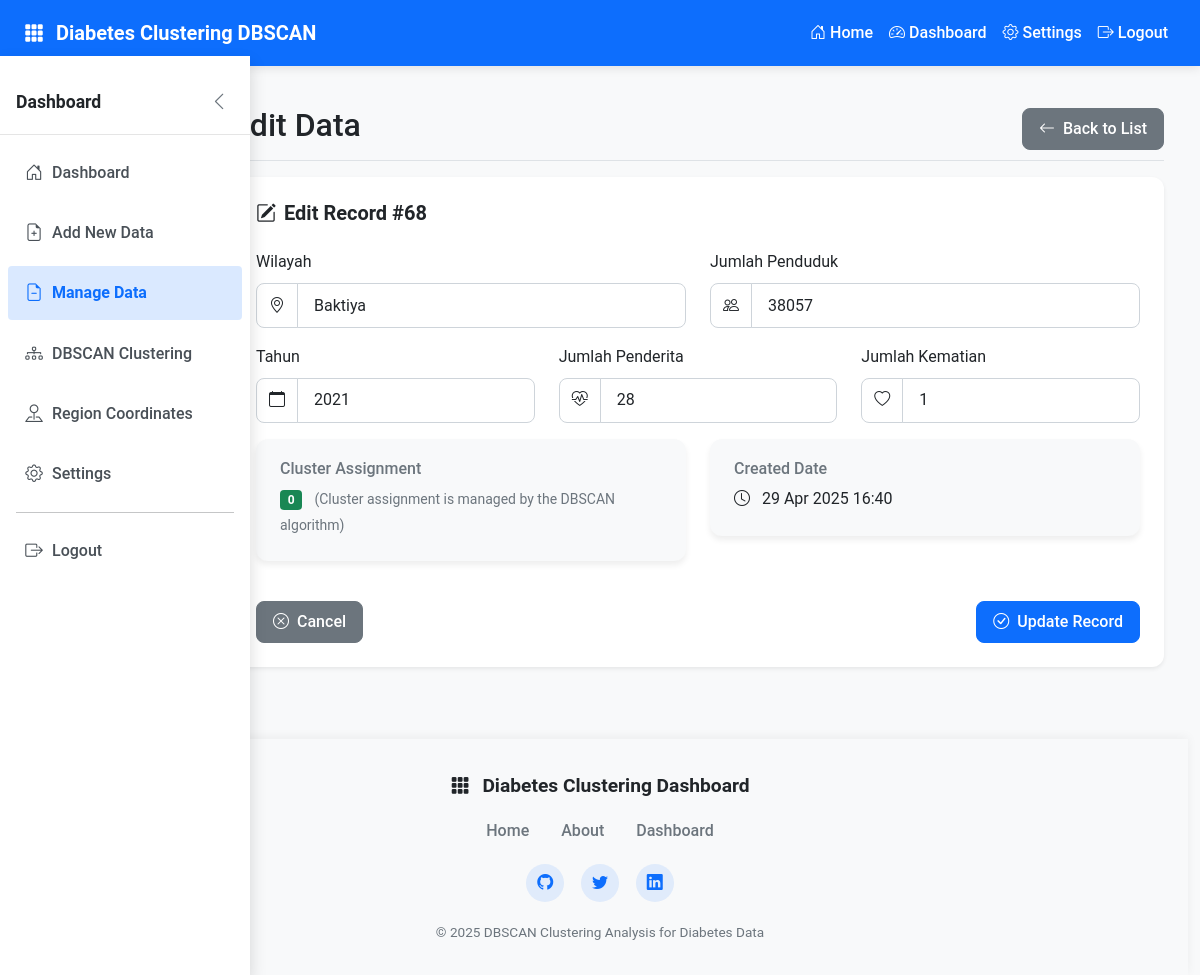
Page /admin/edit_data.php?id=68 (signed in) on the committed database.
### tables this page shows
CREATE TABLE `diabetes_data`  (
  `id` int(11) NOT NULL AUTO_INCREMENT,
  `wilayah` varchar(100) NOT NULL,
  `jumlah_penduduk` int(11) NOT NULL,
  `jumlah_penderita` int(11) NOT NULL,
  `jumlah_kematian` int(11) NOT NULL,
  `created_at` timestamp(0) NOT NULL DEFAULT current_timestamp(0),
  `cluster` int(11) NULL DEFAULT NULL,
  `tahun` int(11) NULL DEFAULT NULL,
  PRIMARY KEY (`id`) USING BTREE
);

### admin/edit_data.php (the view, shortened to what this page needs)
<?php
require_once '../config/database.php';
$id = $_GET['id'];
if ($_SERVER['REQUEST_METHOD'] == 'POST') {
    $id = $_POST['id'];
    $wilayah = $_POST['wilayah'];
    $jumlah_penduduk = $_POST['jumlah_penduduk'];
    $tahun = $_POST['tahun'];
    $jumlah_penderita = $_POST['jumlah_penderita'];
    $jumlah_kematian = $_POST['jumlah_kematian'];
    try {
        $stmt = $pdo->prepare("UPDATE diabetes_data SET wilayah = ?, jumlah_penduduk = ?, tahun = ?, jumlah_penderita = ?, jumlah_kematian = ? WHERE id = ?");
        $stmt->execute([$wilayah, $jumlah_penduduk, $tahun, $jumlah_penderita, $jumlah_kematian, $id]);
        $success_message = "Data updated successfully!";
        $stmt = $pdo->prepare("SELECT * FROM diabetes_data WHERE id = ?");
        $stmt->execute([$id]);
        $data = $stmt->fetch(PDO::FETCH_ASSOC);
    } catch (PDOException $e) {
        $error_message = "Error updating record: " . $e->getMessage();
    }
} else {
    $stmt = $pdo->prepare("SELECT * FROM diabetes_data WHERE id = ?");
    $stmt->execute([$id]);
    $data = $stmt->fetch(PDO::FETCH_ASSOC);
}
include '../includes/header.php';
?>
<div class="container-fluid">
    <div class="row">
        <?php include '../includes/sidebar.php'; ?>
        <main class="col-md-9 ms-sm-auto col-lg-10 px-md-4">
            <div class="d-flex justify-content-between flex-wrap flex-md-nowrap align-items-center pt-3 pb-2 mb-3 border-bottom">
                <h1 class="h2">Edit Data</h1>
                <a href="delete_data.php" class="btn btn-secondary">
                    <i class="bi bi-arrow-left me-2"></i>Back to List
                </a>
            </div>
            <?php if (isset($data)): ?>
                <div class="card shadow-sm">
                    <div class="card-body">
                        <h5 class="card-title mb-4">
                            <i class="bi bi-pencil-square me-2"></i>
                            Edit Record #<?php echo htmlspecialchars($data['id']); ?>
                        </h5>
                        <form method="POST">
                            <div class="row">
                                <div class="col-md-6 mb-3">
                                    <label for="wilayah" class="form-label">Wilayah</label>
                                    <div class="input-group">
                                        <span class="input-group-text">
                                            <i class="bi bi-geo-alt"></i>
                                        </span>
                                        <input type="text" class="form-control" id="wilayah" name="wilayah"
                                            value="<?php echo htmlspecialchars($data['wilayah']); ?>" required>
                                    </div>
                                </div>
                                <div class="col-md-6 mb-3">
                                    <label for="jumlah_penduduk" class="form-label">Jumlah Penduduk</label>
                                    <div class="input-group">
                                        <span class="input-group-text">
                                            <i class="bi bi-people"></i>
                                        </span>
                                        <input type="number" class="form-control" id="jumlah_penduduk" name="jumlah_penduduk"
                                            value="<?php echo htmlspecialchars($data['jumlah_penduduk'] ?? 0); ?>" required>
                                    </div>
                                </div>
                            </div>
                            <div class="row">
                                <div class="col-md-4 mb-3">
                                    <label for="tahun" class="form-label">Tahun</label>
                                    <div class="input-group">
                                        <span class="input-group-text">
                                            <i class="bi bi-calendar"></i>
                                        </span>
                                        <input type="number" class="form-control" id="tahun" name="tahun"
                                            value="<?php echo htmlspecialchars($data['tahun']); ?>" required
                                            min="2000" max="<?php echo date('Y'); ?>">
                                    </div>
                                </div>
                                <div class="col-md-4 mb-3">
                                    <label for="jumlah_penderita" class="form-label">Jumlah Penderita</label>
                                    <div class="input-group">
                                        <span class="input-group-text">
                                            <i class="bi bi-heart-pulse"></i>
                                        </span>
                                        <input type="number" class="form-control" id="jumlah_penderita" name="jumlah_penderita"
                                            value="<?php echo htmlspecialchars($data['jumlah_penderita']); ?>" required>
                                    </div>
                                </div>
                                <div class="col-md-4 mb-3">
                                    <label for="jumlah_kematian" class="form-label">Jumlah Kematian</label>
                                    <div class="input-group">
                                        <span class="input-group-text">
                                            <i class="bi bi-heart"></i>
                                        </span>
                                        <input type="number" class="form-control" id="jumlah_kematian" name="jumlah_kematian"
                                            value="<?php echo htmlspecialchars($data['jumlah_kematian']); ?>" required>
                                    </div>
                                </div>
                            </div>
                            <div class="row mb-3">
                                <div class="col-md-6">
                                    <div class="card bg-light">
                                        <div class="card-body">
                                            <h6 class="card-subtitle mb-2 text-muted">Cluster Assignment</h6>
                                            <p class="card-text">
                                                <span class="badge bg-<?php
                                                    switch ((int)($data['cluster'] ?? -1)) {
                                                        case 0: echo 'success'; break;
                                                    }
                                                ?>">
                                                    <?php echo isset($data['cluster']) ? htmlspecialchars($data['cluster']) : 'Not Assigned'; ?>
                                                </span>
                                                <small class="text-muted ms-2">
                                                    (Cluster assignment is managed by the DBSCAN algorithm)
                                                </small>
                                            </p>
                                        </div>
                                    </div>
                                </div>
                                <div class="col-md-6">
                                    <div class="card bg-light">
                                        <div class="card-body">
                                            <h6 class="card-subtitle mb-2 text-muted">Created Date</h6>
                                            <p class="card-text">
                                                <i class="bi bi-clock me-2"></i>
                                                <?php echo isset($data['created_at']) ? date('d M Y H:i', strtotime($data['created_at'])) : 'Not available'; ?>
                                            </p>
                                        </div>
                                    </div>
                                </div>
                            </div>
                            <div class="d-flex justify-content-between">
                                <a href="delete_data.php" class="btn btn-secondary">
                                    <i class="bi bi-x-circle me-2"></i>Cancel
                                </a>
                                <button type="submit" class="btn btn-primary">
                                    <i class="bi bi-check-circle me-2"></i>Update Record
                                </button>
                            </div>
                        </form>
                    </div>
                </div>
            <?php endif; ?>
        </main>
    </div>
</div>
<?php include '../includes/footer.php'; ?>

### css/style.css (style rules this page uses)
* { box-sizing: border-box; margin: 0; padding: 0; }
body { font-family: 'Roboto', -apple-system, BlinkMacSystemFont, 'Segoe UI', Oxygen, Ubuntu, Cantarell, 'Open Sans', 'Helvetica Neue', sans-serif; font-size: 1rem; line-height: 1.6; color: #212529; transition: background-color 0.3s ease, color 0.3s ease; overflow-x: hidden; min-height: 100vh; display: flex; flex-direction: column; }
main { flex: 1 0 auto; }
a { text-decoration: none; transition: all 0.3s ease; }
.card { border-radius: 0.75rem; border: none; box-shadow: 0 0.125rem 0.25rem rgba(0, 0, 0, 0.075); transition: transform 0.3s ease, box-shadow 0.3s ease; margin-bottom: 1.5rem; overflow: hidden; }
.card-body { padding: 1.5rem; }
.card-title { font-weight: 600; margin-bottom: 0.75rem; display: flex; align-items: center; }
.card-title i { margin-right: 0.5rem; }
.btn { border-radius: 0.5rem; padding: 0.5rem 1rem; font-weight: 500; transition: all 0.3s ease; }
.btn-primary { background-color: #0d6efd; border-color: #0d6efd; }
.form-control, .form-select { border-radius: 0.5rem; padding: 0.6rem 1rem; border: 1px solid #ced4da; transition: all 0.3s ease; }
.input-group-text { border-radius: 0.5rem 0 0 0.5rem; background-color: #f8f9fa; }

### css/sidebar.css (style rules this page uses)
main { transition: all 0.3s ease; margin-left: 250px; }

### css/light.css (style rules this page uses)
body.light-theme { background-color: #f8f9fa; color: #212529; }
.light-theme h1, .light-theme h2, .light-theme h3, .light-theme h4, .light-theme h5, .light-theme h6 { color: #212529; }
.light-theme .text-muted { color: #6c757d !important; }
.light-theme .card, .light-theme .dashboard-card { background-color: #ffffff; box-shadow: 0 4px 6px rgba(0, 0, 0, 0.07); }
.light-theme .form-control, .light-theme .form-select, .light-theme .input-group-text { background-color: #ffffff; border-color: #ced4da; color: #212529; }

### rows in the picture
diabetes_data: id "68", wilayah "Baktiya", jumlah_penduduk "38057", tahun "2021", jumlah_penderita "28", jumlah_kematian "1", cluster "0", created_at "29 Apr 2025 16:40"

### other values in the picture
$lang['home'] "Home"
$lang['dashboard'] "Dashboard"
$lang['settings'] "Settings"
$lang['logout'] "Logout"
$lang['add_data'] "Add New Data"
$lang['manage_data'] "Manage Data"
$lang['region_coordinates'] "Region Coordinates"
